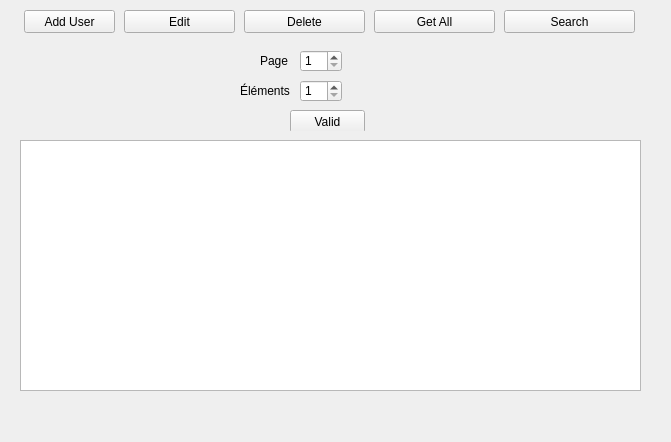
<?xml version="1.0" encoding="UTF-8"?>
<ui version="4.0">
 <class>AdminWindow</class>
 <widget class="QMainWindow" name="AdminWindow">
  <property name="geometry">
   <rect>
    <x>0</x>
    <y>0</y>
    <width>671</width>
    <height>442</height>
   </rect>
  </property>
  <property name="windowTitle">
   <string>MainWindow</string>
  </property>
  <widget class="QWidget" name="centralwidget">
   <widget class="QPushButton" name="pushButtonAddUser">
    <property name="geometry">
     <rect>
      <x>24</x>
      <y>10</y>
      <width>91</width>
      <height>23</height>
     </rect>
    </property>
    <property name="text">
     <string>Add User</string>
    </property>
   </widget>
   <widget class="QPushButton" name="pushButtonEdit">
    <property name="geometry">
     <rect>
      <x>124</x>
      <y>10</y>
      <width>111</width>
      <height>23</height>
     </rect>
    </property>
    <property name="text">
     <string>Edit</string>
    </property>
   </widget>
   <widget class="QPushButton" name="pushButtonDelete">
    <property name="geometry">
     <rect>
      <x>244</x>
      <y>10</y>
      <width>121</width>
      <height>23</height>
     </rect>
    </property>
    <property name="text">
     <string>Delete</string>
    </property>
   </widget>
   <widget class="QStackedWidget" name="stackedWidget">
    <property name="geometry">
     <rect>
      <x>10</x>
      <y>40</y>
      <width>651</width>
      <height>91</height>
     </rect>
    </property>
    <property name="currentIndex">
     <number>1</number>
    </property>
    <widget class="QWidget" name="page1">
     <widget class="QLabel" name="labelLogin_Seach">
      <property name="geometry">
       <rect>
        <x>310</x>
        <y>0</y>
        <width>46</width>
        <height>20</height>
       </rect>
      </property>
      <property name="text">
       <string>Login</string>
      </property>
     </widget>
     <widget class="QLineEdit" name="lineEditLogin_Seach">
      <property name="geometry">
       <rect>
        <x>270</x>
        <y>20</y>
        <width>113</width>
        <height>20</height>
       </rect>
      </property>
     </widget>
     <widget class="QPushButton" name="pushButtonValid_Seach">
      <property name="geometry">
       <rect>
        <x>290</x>
        <y>40</y>
        <width>75</width>
        <height>23</height>
       </rect>
      </property>
      <property name="text">
       <string>Valid</string>
      </property>
     </widget>
    </widget>
    <widget class="QWidget" name="page2">
     <widget class="QPushButton" name="pushButtonValid_GetAll">
      <property name="geometry">
       <rect>
        <x>280</x>
        <y>70</y>
        <width>75</width>
        <height>23</height>
       </rect>
      </property>
      <property name="text">
       <string>Valid</string>
      </property>
     </widget>
     <widget class="QSpinBox" name="spinBoxPage_GetAll">
      <property name="geometry">
       <rect>
        <x>290</x>
        <y>10</y>
        <width>42</width>
        <height>22</height>
       </rect>
      </property>
      <property name="minimum">
       <number>1</number>
      </property>
      <property name="maximum">
       <number>100</number>
      </property>
     </widget>
     <widget class="QSpinBox" name="spinBoxElement_GetAll">
      <property name="geometry">
       <rect>
        <x>290</x>
        <y>40</y>
        <width>42</width>
        <height>22</height>
       </rect>
      </property>
      <property name="minimum">
       <number>1</number>
      </property>
      <property name="maximum">
       <number>100</number>
      </property>
     </widget>
     <widget class="QLabel" name="labelPage_GetAll">
      <property name="geometry">
       <rect>
        <x>250</x>
        <y>10</y>
        <width>46</width>
        <height>21</height>
       </rect>
      </property>
      <property name="text">
       <string>Page</string>
      </property>
     </widget>
     <widget class="QLabel" name="labelElement_GetAll">
      <property name="geometry">
       <rect>
        <x>230</x>
        <y>40</y>
        <width>51</width>
        <height>21</height>
       </rect>
      </property>
      <property name="text">
       <string>Éléments</string>
      </property>
     </widget>
    </widget>
    <widget class="QWidget" name="page3">
     <widget class="QPushButton" name="pushButtonValid_AddUser">
      <property name="geometry">
       <rect>
        <x>70</x>
        <y>220</y>
        <width>75</width>
        <height>23</height>
       </rect>
      </property>
      <property name="text">
       <string>Valid</string>
      </property>
     </widget>
     <widget class="QLineEdit" name="lineEditConfirm_AddUser">
      <property name="geometry">
       <rect>
        <x>442</x>
        <y>30</y>
        <width>181</width>
        <height>20</height>
       </rect>
      </property>
     </widget>
     <widget class="QLineEdit" name="lineEditPassword_AddUser">
      <property name="geometry">
       <rect>
        <x>240</x>
        <y>30</y>
        <width>181</width>
        <height>20</height>
       </rect>
      </property>
     </widget>
     <widget class="QLineEdit" name="lineEditLogin_AddUser">
      <property name="geometry">
       <rect>
        <x>10</x>
        <y>30</y>
        <width>211</width>
        <height>20</height>
       </rect>
      </property>
     </widget>
     <widget class="QLabel" name="labelLogin_AddUser">
      <property name="geometry">
       <rect>
        <x>80</x>
        <y>10</y>
        <width>46</width>
        <height>21</height>
       </rect>
      </property>
      <property name="text">
       <string>Login</string>
      </property>
     </widget>
     <widget class="QLabel" name="labelPassword_AddUser">
      <property name="geometry">
       <rect>
        <x>310</x>
        <y>10</y>
        <width>61</width>
        <height>21</height>
       </rect>
      </property>
      <property name="text">
       <string>Password</string>
      </property>
     </widget>
     <widget class="QLabel" name="labelConfirm_AddUser">
      <property name="geometry">
       <rect>
        <x>510</x>
        <y>10</y>
        <width>111</width>
        <height>20</height>
       </rect>
      </property>
      <property name="text">
       <string>Confirm Password</string>
      </property>
     </widget>
    </widget>
    <widget class="QWidget" name="page4">
     <widget class="QLineEdit" name="lineEditOldPassword_Edit">
      <property name="geometry">
       <rect>
        <x>0</x>
        <y>40</y>
        <width>113</width>
        <height>20</height>
       </rect>
      </property>
     </widget>
     <widget class="QLineEdit" name="lineEditNewLogin_Edit">
      <property name="geometry">
       <rect>
        <x>180</x>
        <y>40</y>
        <width>113</width>
        <height>20</height>
       </rect>
      </property>
     </widget>
     <widget class="QLineEdit" name="lineEditNewPassword_Edit">
      <property name="geometry">
       <rect>
        <x>350</x>
        <y>40</y>
        <width>113</width>
        <height>20</height>
       </rect>
      </property>
     </widget>
     <widget class="QLineEdit" name="lineEditConfirm_Edit">
      <property name="geometry">
       <rect>
        <x>530</x>
        <y>40</y>
        <width>113</width>
        <height>20</height>
       </rect>
      </property>
     </widget>
     <widget class="QPushButton" name="pushButtonValid_Edit">
      <property name="geometry">
       <rect>
        <x>280</x>
        <y>70</y>
        <width>75</width>
        <height>23</height>
       </rect>
      </property>
      <property name="text">
       <string>Valid</string>
      </property>
     </widget>
     <widget class="QLabel" name="labelOldPassword_Edit">
      <property name="geometry">
       <rect>
        <x>10</x>
        <y>20</y>
        <width>91</width>
        <height>21</height>
       </rect>
      </property>
      <property name="text">
       <string>Old Password</string>
      </property>
     </widget>
     <widget class="QLabel" name="labelNewLogin_Edit">
      <property name="geometry">
       <rect>
        <x>210</x>
        <y>21</y>
        <width>71</width>
        <height>20</height>
       </rect>
      </property>
      <property name="text">
       <string>New Login</string>
      </property>
     </widget>
     <widget class="QLabel" name="labelNewPassword_Edit">
      <property name="geometry">
       <rect>
        <x>360</x>
        <y>20</y>
        <width>91</width>
        <height>21</height>
       </rect>
      </property>
      <property name="text">
       <string>NewPassword</string>
      </property>
     </widget>
     <widget class="QLabel" name="labelConfirm_Edit">
      <property name="geometry">
       <rect>
        <x>530</x>
        <y>20</y>
        <width>141</width>
        <height>21</height>
       </rect>
      </property>
      <property name="text">
       <string>Confirm Password</string>
      </property>
     </widget>
    </widget>
    <widget class="QWidget" name="page5">
     <widget class="QLineEdit" name="lineEditPassword_Delete">
      <property name="geometry">
       <rect>
        <x>280</x>
        <y>30</y>
        <width>113</width>
        <height>20</height>
       </rect>
      </property>
     </widget>
     <widget class="QPushButton" name="pushButtonValid_Delete">
      <property name="geometry">
       <rect>
        <x>300</x>
        <y>50</y>
        <width>75</width>
        <height>23</height>
       </rect>
      </property>
      <property name="text">
       <string>Valid</string>
      </property>
     </widget>
     <widget class="QLabel" name="labelPassword_Delete">
      <property name="geometry">
       <rect>
        <x>310</x>
        <y>10</y>
        <width>61</width>
        <height>21</height>
       </rect>
      </property>
      <property name="text">
       <string>Password</string>
      </property>
     </widget>
    </widget>
    <widget class="QWidget" name="page6">
     <widget class="QLabel" name="label">
      <property name="geometry">
       <rect>
        <x>260</x>
        <y>30</y>
        <width>131</width>
        <height>20</height>
       </rect>
      </property>
      <property name="text">
       <string>Opération éfféctuée</string>
      </property>
     </widget>
    </widget>
   </widget>
   <widget class="QPushButton" name="pushButtonGetAll">
    <property name="geometry">
     <rect>
      <x>374</x>
      <y>10</y>
      <width>121</width>
      <height>23</height>
     </rect>
    </property>
    <property name="text">
     <string>Get All</string>
    </property>
   </widget>
   <widget class="QPushButton" name="pushButtonSearch">
    <property name="geometry">
     <rect>
      <x>504</x>
      <y>10</y>
      <width>131</width>
      <height>23</height>
     </rect>
    </property>
    <property name="text">
     <string>Search</string>
    </property>
   </widget>
   <widget class="QListWidget" name="listWidget">
    <property name="geometry">
     <rect>
      <x>20</x>
      <y>140</y>
      <width>621</width>
      <height>251</height>
     </rect>
    </property>
   </widget>
  </widget>
  <widget class="QMenuBar" name="menubar">
   <property name="geometry">
    <rect>
     <x>0</x>
     <y>0</y>
     <width>671</width>
     <height>20</height>
    </rect>
   </property>
  </widget>
 </widget>
 <resources/>
 <connections/>
</ui>
